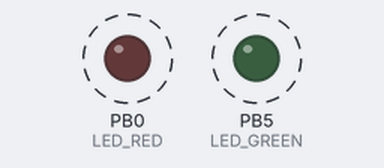
Bench run of a program on a simulated ATmega328P, built with avr-gcc and emulated at 16 MHz. Parts: output pins drawn as LEDs (lit = HIGH). Dashed ring = blinking.

Above: at 0.2 s.
Timing chart, 0 to 3.0 s (numbered marks = the images above):
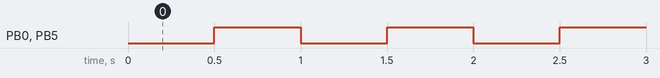

Measured:
- by itself, PB0 (LED_RED), PB5 (LED_GREEN): alternates HIGH for 0.50 s and LOW for 0.50 s

The program:

main.c
```c
// (licence header left out)
/* Defines -----------------------------------------------------------*/
#define LED_GREEN   PB5    // AVR pin where green LED is connected
#define BTN PC0
#define LED_RED PB0
#define BLINK_DELAY 500
#ifndef F_CPU
# define F_CPU 16000000     // CPU frequency in Hz required for delay
#endif

/* Includes ----------------------------------------------------------*/
#include <util/delay.h>     // Functions for busy-wait delay loops
#include <avr/io.h>         // AVR device-specific IO definitions
#include "gpio.h"           // GPIO library for AVR-GCC

/* Function definitions ----------------------------------------------*/
/**********************************************************************
 * Function: Main function where the program execution begins
 * Purpose:  Toggle two LEDs when a push button is pressed. Functions
 *           from user-defined GPIO library is used.
 * Returns:  none
 **********************************************************************/
int main(void)
{
    // Green LED at port B
    GPIO_config_output(&DDRB, LED_GREEN);
    GPIO_write_low(&PORTB, LED_GREEN);

    // Configure the second LED at port C
    GPIO_config_output(&DDRB, LED_RED);

    // Configure Push button at port D and enable internal pull-up resistor
    GPIO_config_input_pullup(&DDRC, BTN);

    // Infinite loop
    while (1)
    {
        // Pause several milliseconds
        _delay_ms(BLINK_DELAY);
       GPIO_toggle(&PORTB, LED_GREEN);
       GPIO_toggle(&PORTB, LED_RED);
        // WRITE YOUR CODE HERE
    }

    // Will never reach this
    return 0;
}
```

gpio.c
```c
// (licence header left out)
/* Includes ----------------------------------------------------------*/
#include "gpio.h"

/* Function definitions ----------------------------------------------*/
/**********************************************************************
 * Function: GPIO_config_output()
 * Purpose:  Configure one output pin in Data Direction Register.
 * Input:    reg_name - Address of Data Direction Register, such as &DDRB
 *           pin_num - Pin designation in the interval 0 to 7
 * Returns:  none
 **********************************************************************/
void GPIO_config_output(volatile uint8_t *reg_name, uint8_t pin_num)
{
    *reg_name = *reg_name | (1<<pin_num);
}

/**********************************************************************
 * Function: GPIO_config_input_nopull()
 **********************************************************************/
void GPIO_config_input_nopull(volatile uint8_t *reg_name, uint8_t pin_num)
{
    *reg_name = *reg_name & ~(1<<pin_num);  // Data Direction Register
    reg_name++;                     // Change pointer to Data Register
    *reg_name = *reg_name | (1<<pin_num);   // Data Register
}
/**********************************************************************
 * Function: GPIO_config_input_pullup()
 * Purpose:  Configure one input pin and enable pull-up.
 * Input:    reg_name - Address of Data Direction Register, such as &DDRB
 *           pin_num - Pin designation in the interval 0 to 7
 * Returns:  none
 **********************************************************************/
void GPIO_config_input_pullup(volatile uint8_t *reg_name, uint8_t pin_num)
{
    *reg_name = *reg_name & ~(1<<pin_num);  // Data Direction Register
    reg_name++;                     // Change pointer to Data Register
    *reg_name = *reg_name | (1<<pin_num);   // Data Register
}

/**********************************************************************
 * Function: GPIO_write_low()
 * Purpose:  Write one pin to a low value.
 * Input:    reg_name - Address of Port Register, such as &PORTB
 *           pin_num - Pin designation in the interval 0 to 7
 * Returns:  none
 **********************************************************************/
void GPIO_write_low(volatile uint8_t *reg_name, uint8_t pin_num)
{
    *reg_name = *reg_name & ~(1<<pin_num);
}

/**********************************************************************
 * Function: GPIO_write_high()
 **********************************************************************/
void GPIO_write_high(volatile uint8_t *reg_name, uint8_t pin_num)
{
    *reg_name = *reg_name | (1<<pin_num);
}
/**********************************************************************
 * Function: GPIO_toggle()
 **********************************************************************/
void GPIO_toggle(volatile uint8_t *reg_name, uint8_t pin_num)
{
    *reg_name = *reg_name ^ (1<<pin_num);
}/**********************************************************************
 * Function: GPIO_read()
 **********************************************************************/
uint8_t GPIO_read(volatile uint8_t *reg_name, uint8_t pin_num)
{
    *reg_name = *reg_name & (1<<pin_num == 0);
    return(0);
}
```

gpio.h
```c
#ifndef GPIO_H
# define GPIO_H

/***********************************************************************
 *
 * GPIO library for AVR-GCC.
 * ATmega328P (Arduino Uno), 16 MHz, AVR 8-bit Toolchain 3.6.2
 *
 * Copyright (c) 2019-Present Tomas Fryza
 * Dept. of Radio Electronics, Brno University of Technology, Czechia
 * This work is licensed under the terms of the MIT license.
 *
 **********************************************************************/

/**
 * @file
 * @defgroup fryza_gpio GPIO Library <gpio.h>
 * @code #include "gpio.h" @endcode
 *
 * @brief GPIO library for AVR-GCC.
 *
 * The library contains functions for controlling AVRs' gpio pin(s).
 *
 * @note Based on AVR Libc Reference Manual. Tested on ATmega328P
 *       (Arduino Uno), 16 MHz, AVR 8-bit Toolchain 3.6.2.
 * @author Tomas Fryza, Dept. of Radio Electronics, Brno University
 *         of Technology, Czechia
 * @copyright (c) 2019-2021 Tomas Fryza, This work is licensed under
 *                the terms of the MIT license
 * @{
 */


/* Includes ----------------------------------------------------------*/
#include <avr/io.h>


/* Function prototypes -----------------------------------------------*/
/**
 * @name Functions
 */

/**
 * @brief  Configure one output pin in Data Direction Register.
 * @param  reg_name Address of Data Direction Register, such as &DDRB
 * @param  pin_num  Pin designation in the interval 0 to 7
 * @return none
 */
void GPIO_config_output(volatile uint8_t *reg_name, uint8_t pin_num);


/* GPIO_config_input_nopull */
void GPIO_config_input_nopull(volatile uint8_t *reg_name, uint8_t pin_num);

/**
 * @brief  Configure one input pin and enable pull-up.
 * @param  reg_name Address of Data Direction Register, such as &DDRB
 * @param  pin_num  Pin designation in the interval 0 to 7
 * @return none
 */
void GPIO_config_input_pullup(volatile uint8_t *reg_name, uint8_t pin_num);


/**
 * @brief  Write one pin to a low value.
 * @param  reg_name Address of Port Register, such as &PORTB
 * @param  pin_num  Pin designation in the interval 0 to 7
 * @return none
 */
void GPIO_write_low(volatile uint8_t *reg_name, uint8_t pin_num);


/* GPIO_write_high */
void GPIO_write_high(volatile uint8_t *reg_name, uint8_t pin_num);

/* GPIO_toggle */
void GPIO_toggle(volatile uint8_t *reg_name, uint8_t pin_num);

/**
 * @brief  Read a value from input pin.
 * @param  reg_name Address of Pin Register, such as &PINB
 * @param  pin_num  Pin designation in the interval 0 to 7
 * @return Pin value
 */
uint8_t GPIO_read(volatile uint8_t *reg_name, uint8_t pin_num);

/** @} */

#endif
```
